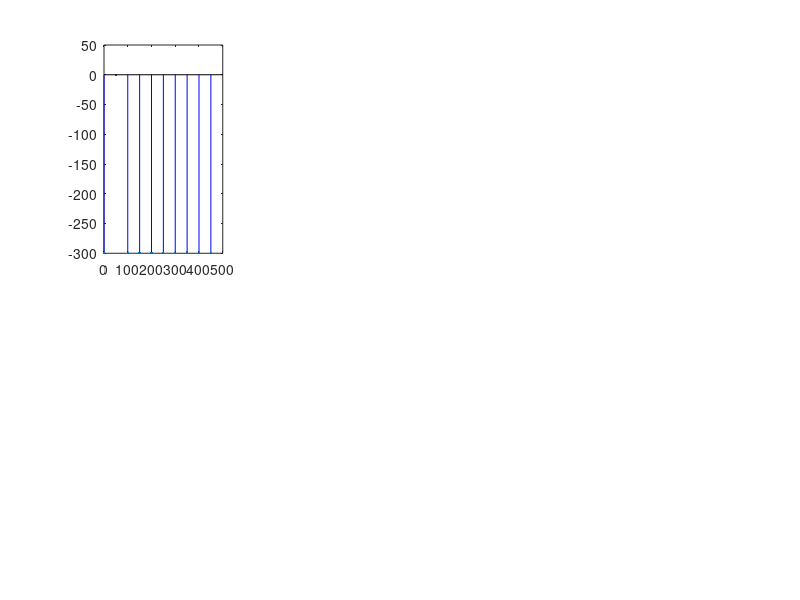

Write MATLAB code to recreate this figure. (Note: this script raises an error after producing the figure.)
% 实验5：整周期截取 vs 非整周期截取

clear; close all;

% 参数设置
fs = 1000;                  % 采样率
f0 = 50;                    % 信号频率
% 每周期采样点数 = fs/f0 = 20 个点/周期

T_period = 1/f0;            % 信号周期 = 0.02 s = 20 ms
points_per_period = fs / f0; % = 20

% 整周期截取：N 为 20 的倍数
N_int = [20, 40, 100, 200];
% 对应的完整周期数：[1, 2, 5, 10]

% 非整周期截取：N 不是 20 的倍数
N_nonint = [25, 55, 95, 155];
% 对应的周期数：[1.25, 2.75, 4.75, 7.75]

% 绘图
figure('Position', [100, 100, 1600, 800]);

% 上半部分：整周期截取
for i = 1:4
    N = N_int(i);
    t = (0:N-1)' / fs;
    x = sin(2*pi * f0 * t);

    X = fft(x, N);
    X_db = 20 * log10(abs(X(1:N/2)) / max(abs(X(1:N/2))) + 1e-15);
    f_axis = (0:N/2-1) * fs / N;

    subplot(2, 4, i);
    stem(f_axis, X_db, '.', 'MarkerSize', 6, 'Color', 'b');
    hold on;
    xline(f0, 'r-', 'LineWidth', 1.5);
    xlabel('频率 (Hz)'); ylabel('幅值 (dB)');
    num_periods = N / points_per_period;
    title(sprintf('整周期 N=%d (%.1f个周期)', N, num_periods));
    grid on;
    xlim([0, 150]); ylim([-60, 5]);
end

% 下半部分：非整周期截取
for i = 1:4
    N = N_nonint(i);
    t = (0:N-1)' / fs;
    x = sin(2*pi * f0 * t);

    X = fft(x, N);
    X_db = 20 * log10(abs(X(1:N/2)) / max(abs(X(1:N/2))) + 1e-15);
    f_axis = (0:N/2-1) * fs / N;

    subplot(2, 4, i+4);
    stem(f_axis, X_db, '.', 'MarkerSize', 6, 'Color', 'r');
    hold on;
    xline(f0, 'r-', 'LineWidth', 1.5);
    xlabel('频率 (Hz)'); ylabel('幅值 (dB)');
    num_periods = N / points_per_period;
    title(sprintf('非整周期 N=%d (%.2f个周期)', N, num_periods));
    grid on;
    xlim([0, 150]); ylim([-60, 5]);
end

sgtitle(sprintf(['实验5：整周期 vs 非整周期截取\n' ...
    'f_s=%dHz, f_0=%dHz, 每周期%d个采样点'], ...
    fs, f0, points_per_period), 'FontSize', 13);

saveas(gcf, 'figures/exp5_period.png');

% 额外对比：相同数据长度，加窗改善
figure('Position', [100, 100, 1000, 500]);

N = 95;  % 非整周期
t = (0:N-1)' / fs;
x = sin(2*pi * f0 * t);

% 不加窗
X_rect = fft(x, N);
X_rect_db = 20 * log10(abs(X_rect(1:N/2)) / max(abs(X_rect(1:N/2))) + 1e-15);

% 加汉明窗
x_hamm = x .* hamming(N);
X_hamm = fft(x_hamm, N);
X_hamm_db = 20 * log10(abs(X_hamm(1:N/2)) / max(abs(X_hamm(1:N/2))) + 1e-15);

f_axis = (0:N/2-1) * fs / N;

subplot(1, 2, 1);
stem(f_axis, X_rect_db, '.', 'MarkerSize', 6); hold on;
xline(f0, 'r-', 'LineWidth', 1);
title(sprintf('矩形窗 (非整周期 N=%d)', N));
xlabel('频率 (Hz)'); ylabel('幅值 (dB)');
grid on; xlim([0, 150]); ylim([-60, 5]);

subplot(1, 2, 2);
stem(f_axis, X_hamm_db, '.', 'MarkerSize', 6); hold on;
xline(f0, 'r-', 'LineWidth', 1);
title(sprintf('汉明窗 (非整周期 N=%d)', N));
xlabel('频率 (Hz)'); ylabel('幅值 (dB)');
grid on; xlim([0, 150]); ylim([-60, 5]);

sgtitle('实验5补充：加窗对非整周期截取泄漏的改善', 'FontSize', 12);
saveas(gcf, 'figures/exp5_windowing_fix.png');
